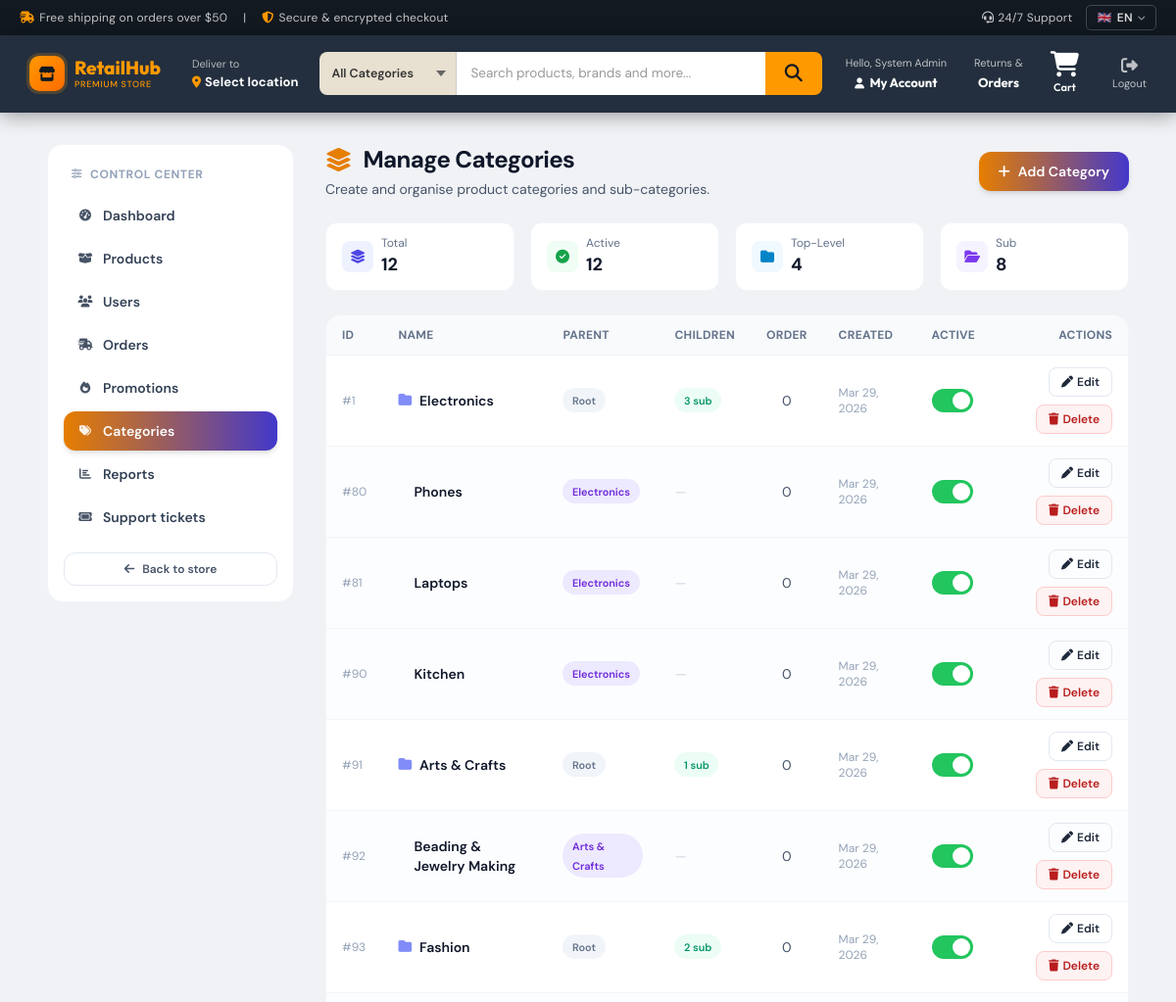
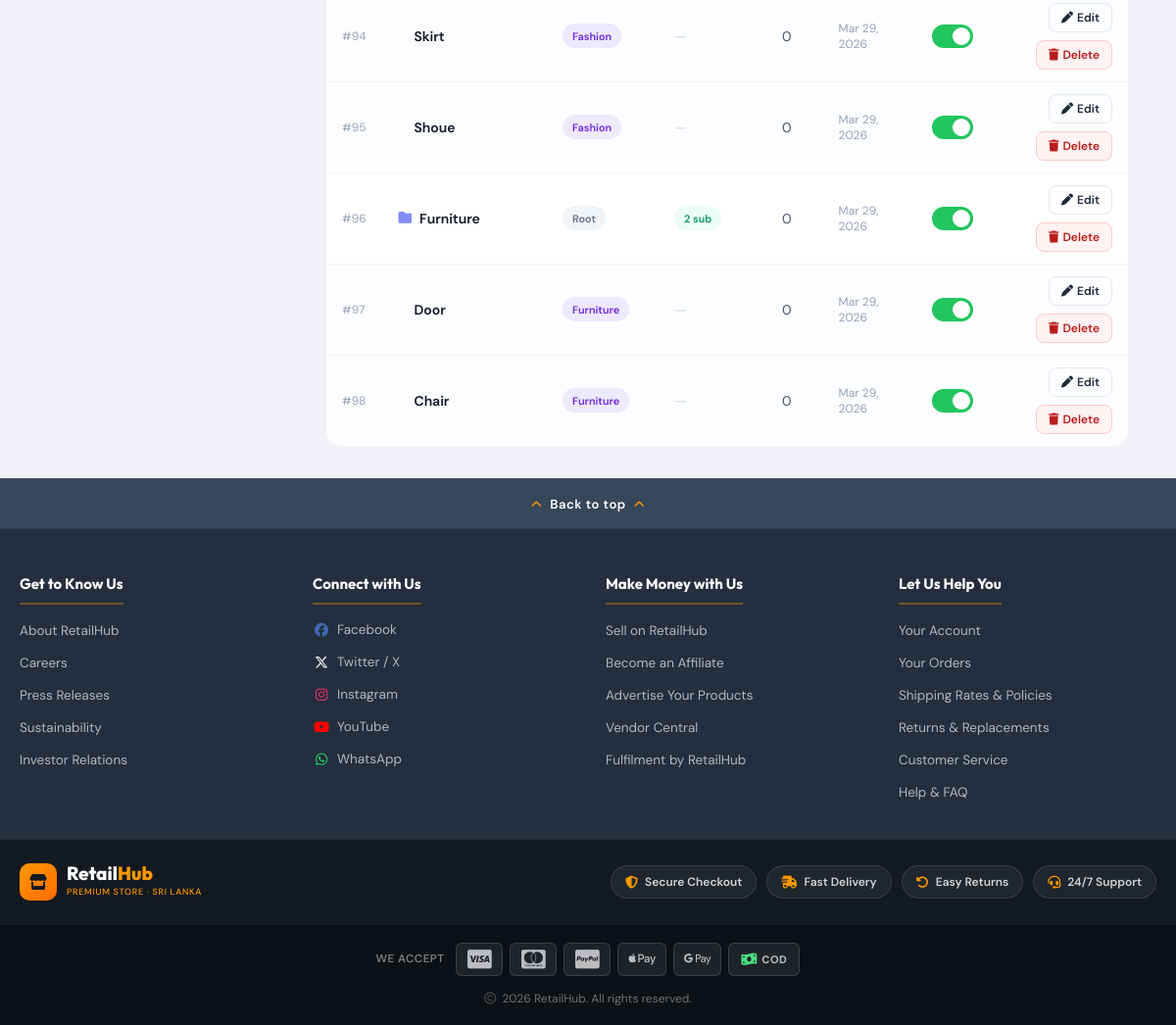
Screenshot of /index.php?page=admin-categories (signed in) with the database file from the repository (2 pictures, top to bottom).
### tables this page shows
CREATE TABLE `categories` (
  `id` int(10) UNSIGNED NOT NULL,
  `name` varchar(120) NOT NULL,
  `parent_id` int(10) UNSIGNED DEFAULT NULL,
  `sort_order` tinyint(3) UNSIGNED NOT NULL DEFAULT 0,
  `is_active` tinyint(1) NOT NULL DEFAULT 1,
  `created_at` datetime NOT NULL DEFAULT current_timestamp()
);

### public/index.php (called while the page is built, shortened)
<?php
$page = $_GET['page'] ?? 'home';
$result = ['view' => 'home', 'data' => []];
switch ($page) {
    case 'admin-categories':
        $result = (new AdminController())->categories();
        break;
}
$data = $result['data'];
extract($data);
include __DIR__ . '/../views/layouts/header.php';
include __DIR__ . '/../views/' . $result['view'] . '.php';
include __DIR__ . '/../views/layouts/footer.php';

### views/admin/categories.php (the view, shortened to what this page needs)
<?php
$db = Database::connection();
$categories = $db->query("
    SELECT c.id, c.name, c.parent_id, c.sort_order, c.is_active, c.created_at,
           p.name AS parent_name,
           (SELECT COUNT(*) FROM categories sub WHERE sub.parent_id = c.id) AS child_count
    FROM categories c
    LEFT JOIN categories p ON p.id = c.parent_id
    ORDER BY c.sort_order ASC, c.id ASC
")->fetchAll(PDO::FETCH_ASSOC);
?>
<div class="grid gap-8 lg:grid-cols-12 my-8 mx-12">
    <?php include __DIR__ . '/partials/nav.php'; ?>
    <div class="lg:col-span-9 xl:col-span-9">
        <div class="flex flex-col gap-4 sm:flex-row sm:items-center sm:justify-between">
            <div>
                <h1 class="inline-flex items-center gap-3 text-2xl font-bold tracking-tight text-slate-900">
                    <i class="fa-solid fa-layer-group text-indigo-500" aria-hidden="true"></i>Manage Categories
                </h1>
                <p class="mt-1 text-sm text-slate-600">Create and organise product categories and sub-categories.</p>
            </div>
            <button onclick="openAddModal()"
                class="inline-flex items-center justify-center gap-2 rounded-xl bg-gradient-to-r from-brand-600 to-indigo-700 px-5 py-2.5 text-sm font-semibold text-white shadow-md hover:from-brand-700 hover:to-indigo-800">
                <i class="fa-solid fa-plus" aria-hidden="true"></i>Add Category
            </button>
        </div>
        <?php
        $totalCats = count($categories);
        $activeCats = count(array_filter($categories, fn($c) => $c['is_active']));
        $rootCats = count(array_filter($categories, fn($c) => !$c['parent_id']));
        $subCats = $totalCats - $rootCats;
        ?>
        <div class="mt-6 grid grid-cols-2 gap-4 sm:grid-cols-4">
            <?php foreach ([
                ['Total', $totalCats, 'fa-layer-group', 'bg-indigo-50 text-indigo-600'],
                ['Active', $activeCats, 'fa-circle-check', 'bg-green-50  text-green-600'],
                ['Top-Level', $rootCats, 'fa-folder', 'bg-sky-50    text-sky-600'],
                ['Sub', $subCats, 'fa-folder-open', 'bg-violet-50 text-violet-600'],
            ] as [$label, $count, $icon, $cls]): ?>
                <div class="rounded-xl border border-slate-100 bg-white px-4 py-3 shadow-soft">
                    <div class="flex items-center gap-2">
                        <span class="flex h-8 w-8 items-center justify-center rounded-lg <?= $cls ?>">
                            <i class="fa-solid <?= $icon ?> text-sm"></i>
                        </span>
                        <div>
                            <p class="text-xs text-slate-500"><?= $label ?></p>
                            <p class="text-lg font-bold text-slate-900"><?= $count ?></p>
                        </div>
                    </div>
                </div>
            <?php endforeach; ?>
        </div>
        <div class="mt-6 overflow-hidden rounded-2xl border border-slate-100 bg-white shadow-soft">
            <div class="overflow-x-auto">
                <?php if (empty($categories)): ?>
                    <div class="flex flex-col items-center justify-center gap-3 py-16 text-slate-400">
                        <i class="fa-solid fa-folder-open text-4xl"></i>
                        <p class="text-sm">No categories yet. Click <strong>Add Category</strong> to create your first one.
                        </p>
                    </div>
                <?php else: ?>
                    <table class="min-w-full divide-y divide-slate-100 text-sm">
                        <thead class="bg-slate-50 text-left text-xs font-semibold uppercase tracking-wide text-slate-500">
                            <tr>
                                <th class="px-4 py-3">ID</th>
                                <th class="px-4 py-3">Name</th>
                                <th class="px-4 py-3">Parent</th>
                                <th class="px-4 py-3">Children</th>
                                <th class="px-4 py-3">Order</th>
                                <th class="px-4 py-3">Created</th>
                                <th class="px-4 py-3">Active</th>
                                <th class="px-4 py-3 text-right">Actions</th>
                            </tr>
                        </thead>
                        <tbody class="divide-y divide-slate-100">
                            <?php foreach ($categories as $cat): ?>
                                <tr class="align-middle <?= $cat['parent_id'] ? 'bg-slate-50/40' : '' ?>">
                                    <td class="px-4 py-3 text-xs text-slate-400">#<?= (int) $cat['id'] ?></td>
                                    <td class="px-4 py-3">
                                        <div class="flex items-center gap-2">
                                            <?php if ($cat['parent_id']): ?>
                                                <i class="fa-solid fa-corner-down-right text-slate-300 ml-2"
                                                    style="font-size:.7rem;"></i>
                                            <?php else: ?>
                                                <i class="fa-solid fa-folder text-indigo-400" style="font-size:.85rem;"></i>
                                            <?php endif; ?>
                                            <span
                                                class="font-semibold text-slate-900"><?= htmlspecialchars($cat['name']) ?></span>
                                        </div>
                                    </td>
                                    <td class="px-4 py-3">
                                        <?php if ($cat['parent_name']): ?>
                                            <span class="cat-badge badge-sub"><?= htmlspecialchars($cat['parent_name']) ?></span>
                                        <?php else: ?>
                                            <span class="cat-badge badge-root">Root</span>
                                        <?php endif; ?>
                                    </td>
                                    <td class="px-4 py-3">
                                        <?php if ($cat['child_count'] > 0): ?>
                                            <span class="cat-badge badge-children"><?= (int) $cat['child_count'] ?> sub</span>
                                        <?php else: ?>
                                            <span class="text-slate-300">—</span>
                                        <?php endif; ?>
                                    </td>
                                    <td class="px-4 py-3 text-center text-slate-600"><?= (int) $cat['sort_order'] ?></td>
                                    <td class="px-4 py-3 text-xs text-slate-400">
                                        <?= !empty($cat['created_at']) ? date('M j, Y', strtotime($cat['created_at'])) : '—' ?>
                                    </td>
                                    <td class="px-4 py-3">
                                        <form method="POST" action="index.php?page=admin-categories" style="display:inline;">
                                            <label class="toggle-switch" title="Toggle active">
                                                <span class="toggle-slider"></span>
                                            </label>
                                        </form>
                                    </td>
                                    <td class="px-4 py-3 text-right">
                                        <div class="flex flex-wrap items-center justify-end gap-2">
                                            <a href="#" onclick="openEditModal(<?= htmlspecialchars(json_encode([
                                                'id' => $cat['id'],
                                                'name' => $cat['name'],
                                                'parent_id' => $cat['parent_id'],
                                                'sort_order' => $cat['sort_order'],
                                                'is_active' => $cat['is_active'],
                                            ])) ?>); return false;"
                                                class="inline-flex items-center gap-1 rounded-lg border border-slate-200 px-3 py-1.5 text-xs font-semibold text-slate-800 hover:border-brand-300 hover:bg-brand-50">
                                                <i class="fa-solid fa-pen" aria-hidden="true"></i>Edit
                                            </a>
                                            <form method="POST" action="index.php?page=admin-categories" class="inline"
                                                onsubmit="return confirm('Delete this category? This cannot be undone.');">
                                                <button type="submit"
                                                    class="inline-flex items-center gap-1 rounded-lg border border-red-200 bg-red-50 px-3 py-1.5 text-xs font-semibold text-red-700 hover:bg-red-100">
                                                    <i class="fa-solid fa-trash" aria-hidden="true"></i>Delete
                                                </button>
                                            </form>
                                        </div>
                                    </td>
                                </tr>
                            <?php endforeach; ?>
                        </tbody>
                    </table>
                <?php endif; ?>
            </div>
        </div>
    </div>
</div>

### views/layouts/header.php (style rules this page uses)
:root { --navy-deep: #131921; --navy-mid: #232f3e; --navy-light: #37475a; --gold: #ff9900; }
*, *::before, *::after { box-sizing: border-box; }
body { font-family: 'DM Sans', 'Noto Sans Sinhala', 'Noto Sans Tamil', system-ui, sans-serif; background: #f0f2f5; margin: 0; }

### views/admin/categories.php (style rules this page uses)
.toggle-switch { position: relative; display: inline-block; width: 42px; height: 24px; }
.toggle-slider { position: absolute; cursor: pointer; inset: 0; background: #cbd5e1; border-radius: 999px; transition: .3s; }
.toggle-slider::before { content: ''; position: absolute; width: 18px; height: 18px; left: 3px; bottom: 3px; background: #fff; border-radius: 50%; transition: .3s; }
.toggle-switch input:checked+.toggle-slider { background: #22c55e; }
.toggle-switch input:checked+.toggle-slider::before { transform: translateX(18px); }
.text-indigo-500 { color: rgb(230 126 0 / var(--tw-text-opacity, 1)); }
.cat-badge { display: inline-flex; align-items: center; gap: .3rem; padding: .15rem .6rem; border-radius: 999px; font-size: .68rem; font-weight: 600; }
.badge-root { background: #f1f5f9; color: #64748b; }
.badge-sub { background: #ede9fe; color: #6d28d9; }
.badge-children { background: #ecfdf5; color: #059669; }

### views/layouts/footer.php (style rules this page uses)
:root { --navy-deep: #131921; --navy-mid: #232f3e; --navy-light: #37475a; --gold: #ff9900; }

### rows the page displays
categories: id "1", name "Electronics", shows "Root", child_count "3", sort_order "0", created_at "Mar 29, 2026"
categories: id "80", name "Phones", parent.name "Electronics", sort_order "0", created_at "Mar 29, 2026"
categories: id "81", name "Laptops", parent.name "Electronics", sort_order "0", created_at "Mar 29, 2026"
categories: id "90", name "Kitchen", parent.name "Electronics", sort_order "0", created_at "Mar 29, 2026"
categories: id "91", name "Arts & Crafts", shows "Root", child_count "1", sort_order "0", created_at "Mar 29, 2026"
categories: id "92", name "Beading & Jewelry Making", parent.name "Arts & Crafts", sort_order "0", created_at "Mar 29, 2026"
categories: id "93", name "Fashion", shows "Root", child_count "2", sort_order "0", created_at "Mar 29, 2026"
categories: id "94", name "Skirt", parent.name "Fashion", sort_order "0", created_at "Mar 29, 2026"
categories: id "95", name "Shoue", parent.name "Fashion", sort_order "0", created_at "Mar 29, 2026"
categories: id "96", name "Furniture", shows "Root", child_count "2", sort_order "0", created_at "Mar 29, 2026"
categories: id "97", name "Door", parent.name "Furniture", sort_order "0", created_at "Mar 29, 2026"
categories: id "98", name "Chair", parent.name "Furniture", sort_order "0", created_at "Mar 29, 2026"

### other values shown
$_['free_shipping'] "Free shipping on orders over $50"
$_['secure'] "Secure & encrypted checkout"
$_['support'] "24/7 Support"
$flags[$lang] "🇬🇧"
$labels[$lang] "EN"
$_['premium_store'] "PREMIUM STORE"
$_['deliver_to'] "Deliver to"
$_['select_location'] "Select location"
$_['hello'] "Hello,"
currentUser()['full_name'] "System Admin"
$_['my_account'] "My Account"
$_['returns'] "Returns &"
$_['orders'] "Orders"
$_['cart'] "Cart"
$_['logout'] "Logout"
